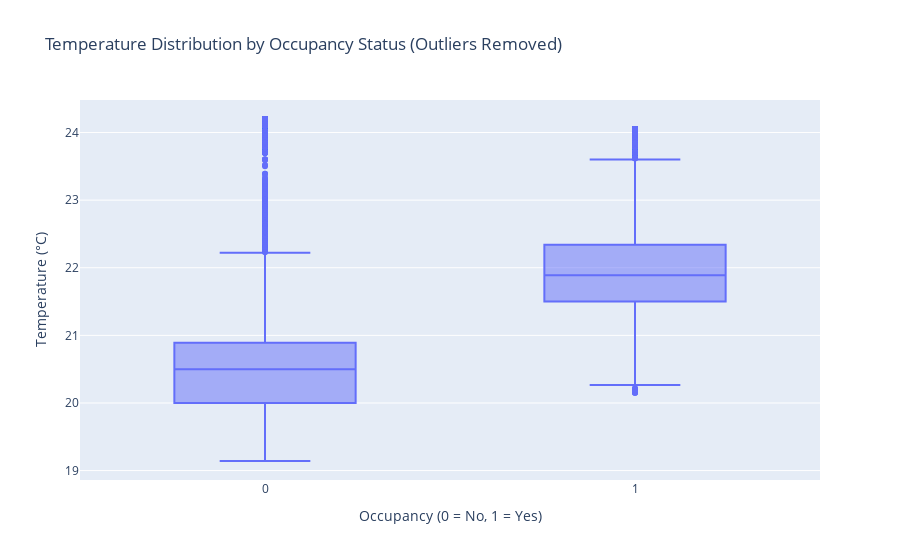

Notebook code for this chart:
### Markdown cell above
## Occupancy vs Temprature

### Code cell
fig = px.box(
    df_clean,
    x='Occupancy',
    y='Temperature',
    title='Temperature Distribution by Occupancy Status (Outliers Removed)',
    labels={'Occupancy': 'Occupancy (0 = No, 1 = Yes)', 'Temperature': 'Temperature (°C)'}
)
fig.show()

### Figure 1 — Plotly figure (JSON) as saved in the notebook; plotly's stock layout.template omitted (floating-point values rounded to 4 significant figures; data arrays with more than 128 entries replaced by an {"elided": "..."} marker saying what was removed)
{"data": [{"alignmentgroup": "True", "hovertemplate": "Occupancy (0 = No, 1 = Yes)=%{x}<br>Temperature (°C)=%{y}<extra></extra>", "legendgroup": "", "marker": {"color": "#636efa"}, "name": "", "notched": false, "offsetgroup": "", "orientation": "v", "showlegend": false, "type": "box", "x": {"elided": "20560 int values"}, "x0": " ", "xaxis": "x", "y": {"elided": "20560 float values"}, "y0": " ", "yaxis": "y"}], "layout": {"boxmode": "group", "legend": {"tracegroupgap": 0}, "title": {"text": "Temperature Distribution by Occupancy Status (Outliers Removed)"}, "xaxis": {"anchor": "y", "domain": [0, 1], "title": {"text": "Occupancy (0 = No, 1 = Yes)"}}, "yaxis": {"anchor": "x", "domain": [0, 1], "title": {"text": "Temperature (°C)"}}}}
